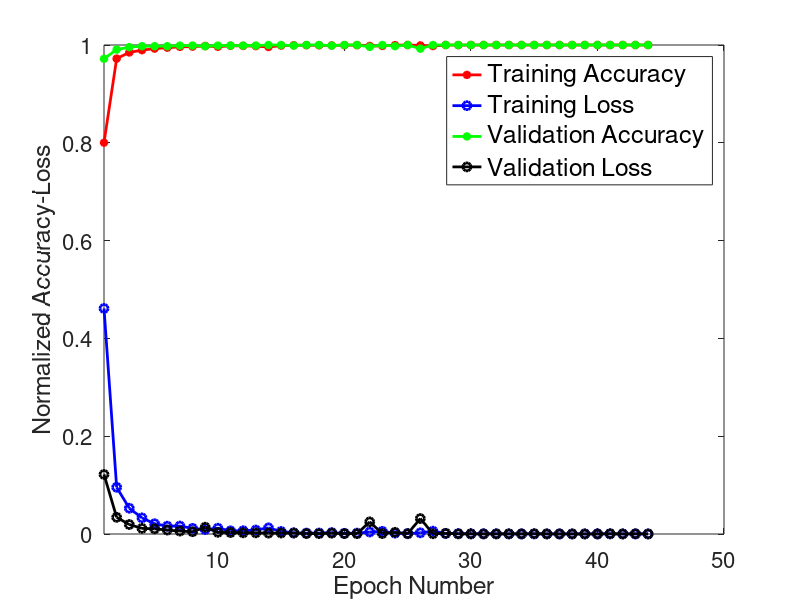

This chart was generated by the following MATLAB code:
clc;clear;close all;
%% load data
a=load('./Loss.log.txt');
train_acc=a(:,1);
train_loss=a(:,2);
val_acc=a(:,3);
val_loss=a(:,4);
%%
figure(1);
plot(train_acc,'-*','color','red','linewidth',2);hold on;
plot(train_loss,'-o','color','blue','linewidth',2);hold on;
plot(val_acc,'-*','color','green','linewidth',2);hold on;
plot(val_loss,'-o','color','k','linewidth',2);hold on;
set(gcf,'unit','centimeters','position',[0 0 15 12]);
set(gca,'FontSize',16);
set(gca,'XAxisLocation','bottom','YAxisLocation','left');
axis([1 50 0 1]);hold on
set(gca,'Xtick',[0 10 20 30 40 50]);
set(gca,'XTickLabel',{'0','10','20','30','40','50'});
h=legend('Training Accuracy','Training Loss','Validation Accuracy','Validation Loss');
set(h,'Fontsize',18);
xlabel('Epoch Number','fontsize',18);
ylabel('Normalized Accuracy-Loss','fontsize',18);